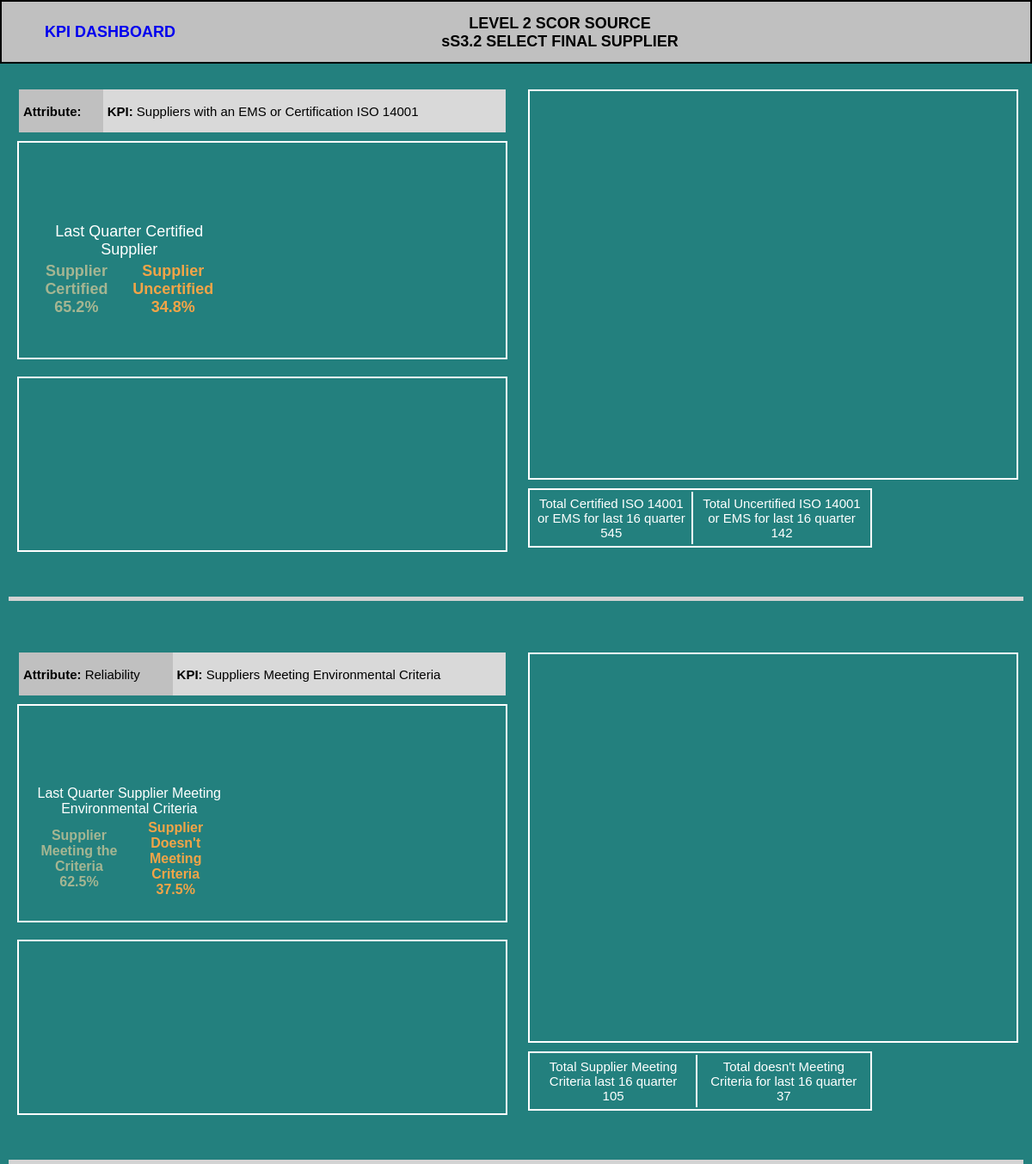
/source/source-dua.php, run on the app's committed database.
### tables this page shows
CREATE TABLE "Source" (
	`id`	INTEGER PRIMARY KEY AUTOINCREMENT,
	`Year`	TEXT,
	`Quarter`	TEXT,
	`KulitPO`	TEXT,
	`KimiaPO`	TEXT,
	`TotalPO`	TEXT,
	`IdentifySourceOnTime`	TEXT,
	`NotOnTimeIdentifySource`	TEXT,
	`MaterialBiodegradable`	TEXT,
	`MaterialNotBiodegradable`	TEXT,
	`MaterialHazardous`	TEXT,
	`MaterialNotHazardous`	TEXT,
	`MaterialRecycledorReused`	TEXT,
	`MaterialNotRecycledorReused`	TEXT,
	`SupplierCertifiedISO`	TEXT,
	`SupplierUncertifiedISO`	TEXT,
	`SupplierEnvironmentalCriteria`	TEXT,
	`SupplierNotEnvironmentalCriteria`	TEXT,
	`SourceCycleOnTime`	TEXT,
	`SourceCycleNotOnTime`	TEXT,
	`LeadTimeOnSchedule`	TEXT,
	`LeadTimeChangedSchedule`	TEXT,
	`DemandRequirementOnTime`	TEXT,
	`DemandRequirementNotOnTime`	TEXT,
	`OrderCorrectContent`	TEXT,
	`OrderNotCorrectContent`	TEXT,
	`OrderDefectFree`	TEXT,
	`OrderDefect`	TEXT,
	`OrderDamageFree`	TEXT,
	`OrderDamage`	TEXT,
	`TransferredOnTime`	TEXT,
	`TransferredNotOnTime`	TEXT,
	`SuppliePaymentOnTime`	TEXT,
	`SupplierPaymentNotOnTime`	TEXT
);

### source/source-dua.php (the view, shortened to what this page needs)
<?php
require '../layout.php';
?>
<body>
    <div id="container">
        <div id="header-detail">
            <a href="<?php echo $baseUrl ?>" style="color=black; text-decoration:none"><span style="float:left; margin-left:50px; margin-top: 25px">KPI DASHBOARD</span></a>
            <span style="margin-left:-100px">LEVEL 2 SCOR SOURCE<br>sS3.2 SELECT FINAL SUPPLIER</span>
        </div>
        <?php
            $dir = 'sqlite:../db.db';
            $dbh = new PDO($dir) or die("Cannot open the database");
            $query = "SELECT * FROM Source ORDER BY id DESC LIMIT 16";
            $getPurchaseOrder = $dbh->prepare($query);
            $getPurchaseOrder->execute();
            $purchaseOrder = $getPurchaseOrder->fetchAll();
            $lastPurchaseOrder = $purchaseOrder[0];
            $jumlahSupplierCertifiedISO = 0;
            $jumlahSupplierUncertifiedISO = 0;
            for ($i = 0; $i < count($purchaseOrder); $i++){
                $jumlahSupplierCertifiedISO += $purchaseOrder[$i]['SupplierCertifiedISO'];
                $jumlahSupplierUncertifiedISO += $purchaseOrder[$i]['SupplierUncertifiedISO'];
            }
        ?>
        <div id="attribute">
            <div id="attribute-left">
                <div id="attribute-title" style="margin-left:2px">
                    <table style="border:0px;border-collapse: collapse; width: 100%; height: 50px">
                        <tr>
                            <td style="background: #c0c0c0; padding: 5px;"><b>Attribute: </b> </td>
                            <td style="background: #d9d9d9; padding: 5px;"><b>KPI: </b> Suppliers with an EMS or Certification ISO 14001</td>
                        </tr>
                    </table>
                </div>
                <div id="attribute-left-top">
                    <span style="float:left; text-align:center; margin-left:15px;margin-top:90px; width:40%">
                        <table style="text-align:center; font-size:18px;">
                            <tr>
                                <td colspan="2" style="color:white">Last Quarter Certified Supplier</td>
                            </tr>
                            <tr style="font-weight:bold">
                                <td style="color:#A5B592">Supplier Certified<br> <?php echo number_format($lastPurchaseOrder['SupplierCertifiedISO']/($lastPurchaseOrder['SupplierCertifiedISO'] + $lastPurchaseOrder['SupplierUncertifiedISO']) *100, 1); ?>% </td>
                                <td style="color:#F3A447">Supplier Uncertified<br> <?php echo number_format($lastPurchaseOrder['SupplierUncertifiedISO']/($lastPurchaseOrder['SupplierCertifiedISO'] + $lastPurchaseOrder['SupplierUncertifiedISO']) *100, 1); ?>%</td>
                            </tr>
                        </table>
                    </span>
                </div>
                <div id="attribute-left-bottom">
                </div>
            </div>
            <div id="attribute-right">
                <div id="attribute-right-top">
                </div>
                <div id="attribute-right-bottom" style="margin-right:2px">
                    <table style="">
                        <tr>
                            <td style="padding: 5px; border-right: solid 2px white;">Total Certified ISO 14001 or EMS for last 16 quarter<br> <?php echo $jumlahSupplierCertifiedISO ?></td>
                            <td style="padding: 5px;">Total Uncertified ISO 14001 or EMS for last 16 quarter<br> <?php echo $jumlahSupplierUncertifiedISO ?></td>
                        </tr>
                    </table>
                </div>
            </div>
        </div>
        <?php
        $query = "SELECT * FROM Source ORDER BY id DESC LIMIT 16";
            $getPurchaseOrder = $dbh->prepare($query);
            $getPurchaseOrder->execute();
            $purchaseOrder = $getPurchaseOrder->fetchAll();
            $lastPurchaseOrder = $purchaseOrder[0];
            $jumlahSupplierEnvironmentalCriteria = 0;
            $jumlahSupplierNotEnvironmentalCriteria = 0;
            for ($i = 0; $i < count($purchaseOrder); $i++){
                $jumlahSupplierEnvironmentalCriteria += $purchaseOrder[$i]['SupplierEnvironmentalCriteria'];
                $jumlahSupplierNotEnvironmentalCriteria += $purchaseOrder[$i]['SupplierNotEnvironmentalCriteria'];
            }
        ?>
        <div id="attribute">
            <div id="attribute-left">
                <div id="attribute-title" style="margin-left:2px">
                    <table style="border:0px;border-collapse: collapse; width: 100%; height: 50px">
                        <tr>
                            <td style="background: #c0c0c0; padding: 5px;"><b>Attribute: </b> Reliability</td>
                            <td style="background: #d9d9d9; padding: 5px;"><b>KPI: </b> Suppliers Meeting Environmental Criteria </td>
                        </tr>
                    </table>
                </div>
                <div id="attribute-left-top">
                    <span style="float:left; text-align:center; margin-left:15px;margin-top:90px; width:40%">
                        <table style="text-align:center; font-size:16px;">
                            <tr>
                                <td colspan="2" style="color:white">Last Quarter Supplier Meeting Environmental Criteria</td>
                            </tr>
                            <tr style="font-weight:bold">
                                <td style="color:#A5B592">Supplier Meeting the Criteria<br> <?php echo number_format($lastPurchaseOrder['SupplierEnvironmentalCriteria']/($lastPurchaseOrder['SupplierEnvironmentalCriteria'] + $lastPurchaseOrder['SupplierNotEnvironmentalCriteria']) *100, 1); ?>% </td>
                                <td style="color:#F3A447">Supplier Doesn't Meeting Criteria<br> <?php echo number_format($lastPurchaseOrder['SupplierNotEnvironmentalCriteria']/($lastPurchaseOrder['SupplierEnvironmentalCriteria'] + $lastPurchaseOrder['SupplierNotEnvironmentalCriteria']) *100, 1); ?>% </td>
                            </tr>
                        </table>
                    </span>
                </div>
                <div id="attribute-left-bottom">
                </div>
            </div>
            <div id="attribute-right">
                <div id="attribute-right-top">
                </div>
                <div id="attribute-right-bottom" style="margin-right:2px">
                    <table style="">
                        <tr>
                            <td style="padding: 5px; border-right: solid 2px white;">Total Supplier Meeting Criteria last 16 quarter<br> <?php echo $jumlahSupplierEnvironmentalCriteria ?> </td>
                            <td style="padding: 5px;">Total doesn't Meeting Criteria for last 16 quarter<br> <?php echo $jumlahSupplierNotEnvironmentalCriteria ?></td>
                        </tr>
                    </table>
                </div>
            </div>
        </div>
    </div>
</body>

### css/style.css (style rules this page uses)
html,body { background: #23807E; color: #000; font-size:15px; margin:0; padding: 0; height: 100%; width : 100%; font-family: sans-serif; }
#container { height: 100%; width: 100%; }
#header-detail { height: 70px; line-height: 70px; text-align: center; font-size: 18px; font-weight: bold; background: #c0c0c0; border: 2px solid black; }
#header-detail span { display: inline-block; vertical-align: middle; line-height: normal; }
#attribute { margin-top: 20px; margin-left: 10px; margin-right: 10px; margin-bottom: 50px; padding-bottom: 600px; border-bottom: 5px solid lightgrey; clear: both; }
#attribute-left { width: 48%; float: left; margin-left: 10px; }
#attribute-title { width: 100%; margin-top: 10px; }
#attribute-left-top { width: 100%; margin-top: 10px; height: 250px; border: 2px solid white; }
#attribute-left-bottom { width: 100%; margin-top: 20px; height: 200px; border: 2px solid white; }
#attribute-right { width: 48%; float: right; margin-right: 10px; }
#attribute-right-top { width: 100%; margin-top: 10px; height: 450px; border: 2px solid white; }
#attribute-right-bottom { width: 70%; margin-top: 10px; border: 2px solid white; }
#attribute-right-bottom table { border-collapse: separate; width: 100%; height: 50px; text-align:center; color:white; }

### data on the page
source: SupplierCertifiedISO+SupplierUncertifiedISO "65.2", SupplierUncertifiedISO+SupplierCertifiedISO "34.8", SupplierEnvironmentalCriteria+SupplierNotEnvironmentalCriteria "62.5", SupplierNotEnvironmentalCriteria+SupplierEnvironmentalCriteria "37.5"

### other printed values
$jumlahSupplierCertifiedISO "545"
$jumlahSupplierUncertifiedISO "142"
$jumlahSupplierEnvironmentalCriteria "105"
$jumlahSupplierNotEnvironmentalCriteria "37"
